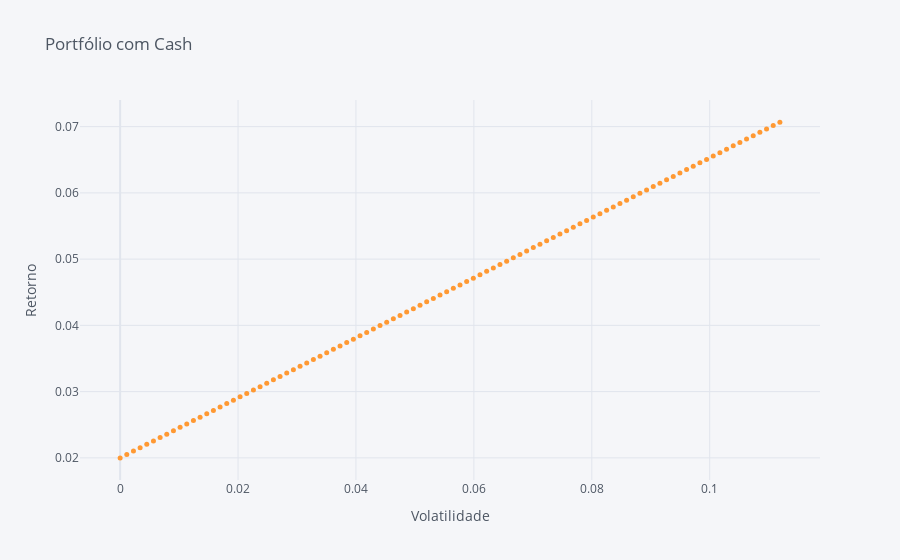

This figure's notebook cell:
### Code cell
# Parameters

N = 100

return1 = np.zeros((N,2))

space = np.linspace(0,1,N)

# Assets

asset1 = opt_portfolio
asset2 = [0.02, 0]

# Simulation

k = 0

for i in space:
    return1[k,0] = i*asset1[0] + (1-i)*asset2[0]
    return1[k,1] = np.sqrt((i*asset1[1])**2 + ((1-i)*asset2[1])**2)
    
    k += 1


# Plots

df1 = pd.DataFrame(columns = ['Retorno', 'Vol'])

df1['Retorno'] = return1[:,0]
df1['Vol'] = return1[:,1]

df1.iplot(kind='line',x='Vol',y=['Retorno'],mode='markers',size=5,title='Portfólio com Cash',xTitle='Volatilidade',yTitle='Retorno')
